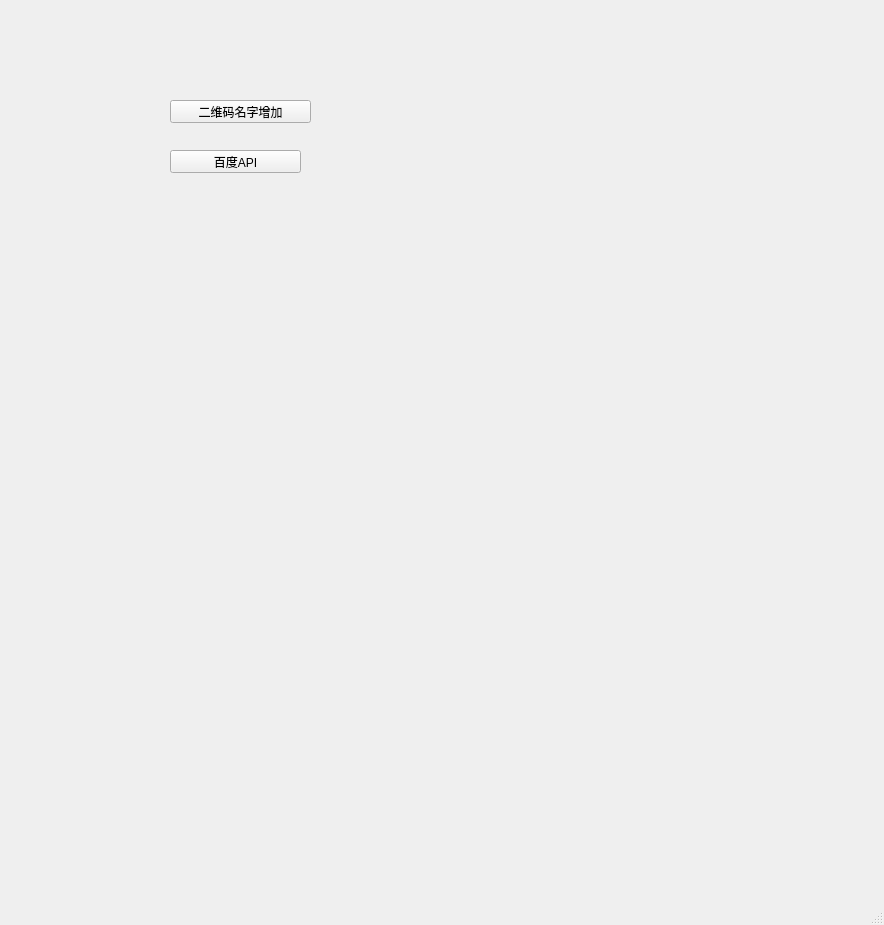
<?xml version="1.0" encoding="UTF-8"?>
<ui version="4.0">
 <class>MainWindow</class>
 <widget class="QMainWindow" name="MainWindow">
  <property name="geometry">
   <rect>
    <x>0</x>
    <y>0</y>
    <width>884</width>
    <height>925</height>
   </rect>
  </property>
  <property name="windowTitle">
   <string>神荼系统</string>
  </property>
  <widget class="QWidget" name="centralwidget">
   <widget class="QPushButton" name="AddNameBt">
    <property name="geometry">
     <rect>
      <x>170</x>
      <y>100</y>
      <width>141</width>
      <height>23</height>
     </rect>
    </property>
    <property name="text">
     <string>二维码名字增加</string>
    </property>
   </widget>
   <widget class="QPushButton" name="ApiLoginBt">
    <property name="geometry">
     <rect>
      <x>170</x>
      <y>150</y>
      <width>131</width>
      <height>23</height>
     </rect>
    </property>
    <property name="text">
     <string>百度API</string>
    </property>
   </widget>
  </widget>
  <widget class="QMenuBar" name="menubar">
   <property name="geometry">
    <rect>
     <x>0</x>
     <y>0</y>
     <width>884</width>
     <height>22</height>
    </rect>
   </property>
  </widget>
  <widget class="QStatusBar" name="statusbar"/>
 </widget>
 <resources/>
 <connections/>
</ui>
